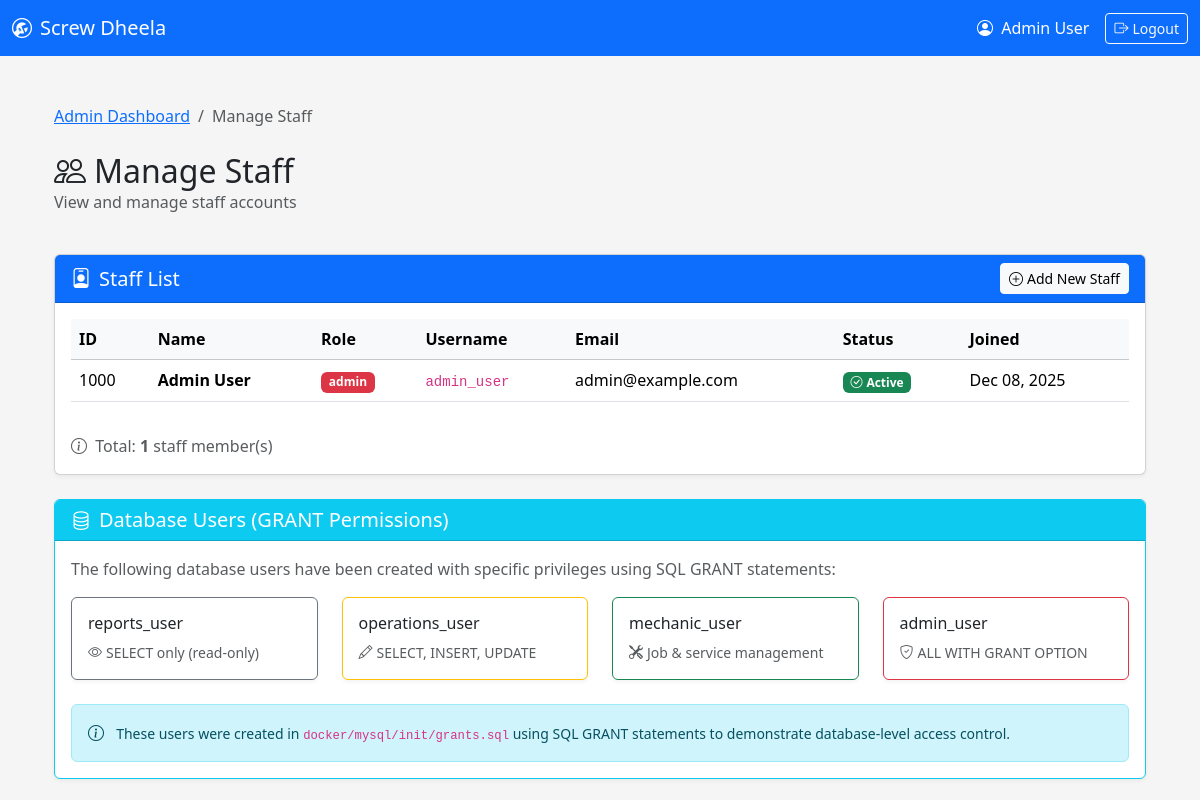
Before: /public/admin/manage_staff.php (signed in) with the older database file.
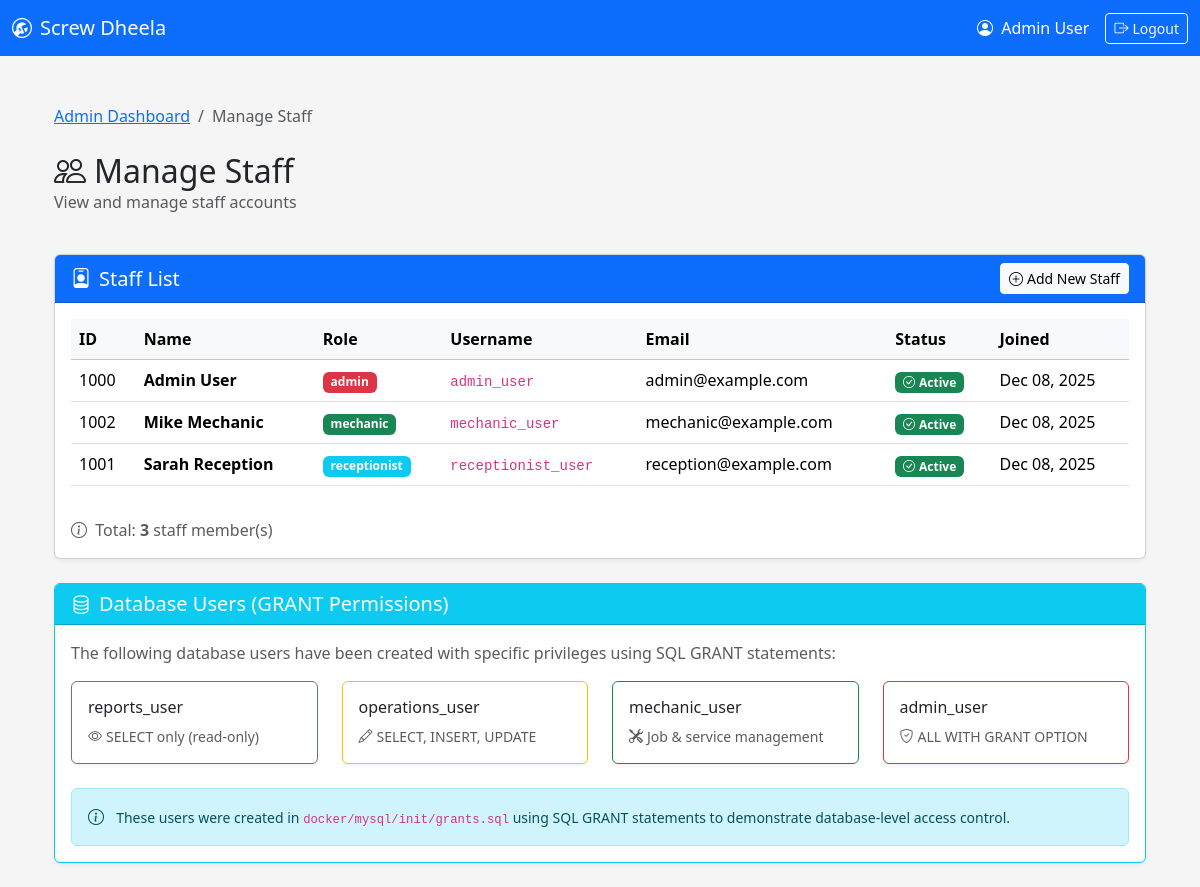
After: the same page with the newer database file.
### tables this page shows
CREATE TABLE IF NOT EXISTS staff (
    staff_id          INT AUTO_INCREMENT PRIMARY KEY,
    name              VARCHAR(100) NOT NULL,
    role              VARCHAR(20) NOT NULL,      
    username          VARCHAR(50) NOT NULL UNIQUE,
    email             VARCHAR(100),
    password_hash     VARCHAR(255) NOT NULL,
    is_email_verified TINYINT(1) DEFAULT 0,
    active            TINYINT(1) DEFAULT 1,
    created_at        DATETIME DEFAULT CURRENT_TIMESTAMP
);

### public/admin/manage_staff.php (the view, shortened to what this page needs)
<?php
require_once '../../config/db.php';
require_once '../../includes/header.php';
$staff_query = "SELECT staff_id, name, role, username, email, active, created_at
                FROM staff
                ORDER BY active DESC, name ASC";
$staff_result = $conn->query($staff_query);
$staff_list = $staff_result->fetch_all(MYSQLI_ASSOC);
?>
<div class="container-fluid py-4">
    <nav aria-label="breadcrumb" class="mb-4">
        <ol class="breadcrumb">
            <li class="breadcrumb-item"><a href="../admin_dashboard.php">Admin Dashboard</a></li>
            <li class="breadcrumb-item active">Manage Staff</li>
        </ol>
    </nav>
    <div class="row mb-4">
        <div class="col-12">
            <h2 class="mb-0">
                <i class="bi bi-people me-2"></i>Manage Staff
            </h2>
            <p class="text-muted">View and manage staff accounts</p>
        </div>
    </div>
    <div class="row mb-4">
        <div class="col-12">
            <div class="card">
                <div class="card-header bg-primary text-white d-flex justify-content-between align-items-center">
                    <h5 class="mb-0">
                        <i class="bi bi-person-badge me-2"></i>Staff List
                    </h5>
                    <a href="../create_admin.php" class="btn btn-light btn-sm">
                        <i class="bi bi-plus-circle me-1"></i>Add New Staff
                    </a>
                </div>
                <div class="card-body">
                    <div class="table-responsive">
                        <table class="table table-hover">
                            <thead class="table-light">
                                <tr>
                                    <th>ID</th>
                                    <th>Name</th>
                                    <th>Role</th>
                                    <th>Username</th>
                                    <th>Email</th>
                                    <th>Status</th>
                                    <th>Joined</th>
                                </tr>
                            </thead>
                            <tbody>
                                <?php foreach ($staff_list as $staff): ?>
                                    <tr>
                                        <td><?php echo $staff['staff_id']; ?></td>
                                        <td><strong><?php echo htmlspecialchars($staff['name']); ?></strong></td>
                                        <td>
                                            <span class="badge bg-<?php
                                                echo match($staff['role']) {
                                                    'admin' => 'danger',
                                                    'mechanic' => 'success',
                                                    'receptionist' => 'info',
                                                    default => 'secondary'
                                                };
                                            ?>">
                                                <?php echo htmlspecialchars($staff['role']); ?>
                                            </span>
                                        </td>
                                        <td><code><?php echo htmlspecialchars($staff['username']); ?></code></td>
                                        <td><?php echo htmlspecialchars($staff['email']); ?></td>
                                        <td>
                                            <?php if ($staff['active']): ?>
                                                <span class="badge bg-success">
                                                    <i class="bi bi-check-circle me-1"></i>Active
                                                </span>
                                            <?php else: ?>
                                                <span class="badge bg-secondary">
                                                    <i class="bi bi-x-circle me-1"></i>Inactive
                                                </span>
                                            <?php endif; ?>
                                        </td>
                                        <td>
                                            <?php
                                            $date = new DateTime($staff['created_at']);
                                            echo $date->format('M d, Y');
                                            ?>
                                        </td>
                                    </tr>
                                <?php endforeach; ?>
                            </tbody>
                        </table>
                    </div>
                    <div class="mt-3">
                        <p class="text-muted mb-0">
                            <i class="bi bi-info-circle me-1"></i>
                            Total: <strong><?php echo count($staff_list); ?></strong> staff member(s)
                        </p>
                    </div>
                </div>
            </div>
        </div>
    </div>
    <div class="row">
        <div class="col-12">
            <div class="card border-info">
                <div class="card-header bg-info text-white">
                    <h5 class="mb-0">
                        <i class="bi bi-database me-2"></i>Database Users (GRANT Permissions)
                    </h5>
                </div>
                <div class="card-body">
                    <p class="text-muted">
                        The following database users have been created with specific privileges using SQL GRANT statements:
                    </p>
                    <div class="row">
                        <div class="col-md-3">
                            <div class="card border-secondary mb-2">
                                <div class="card-body">
                                    <h6 class="card-title">reports_user</h6>
                                    <p class="card-text small text-muted mb-0">
                                        <i class="bi bi-eye me-1"></i>SELECT only (read-only)
                                    </p>
                                </div>
                            </div>
                        </div>
                        <div class="col-md-3">
                            <div class="card border-warning mb-2">
                                <div class="card-body">
                                    <h6 class="card-title">operations_user</h6>
                                    <p class="card-text small text-muted mb-0">
                                        <i class="bi bi-pencil me-1"></i>SELECT, INSERT, UPDATE
                                    </p>
                                </div>
                            </div>
                        </div>
                        <div class="col-md-3">
                            <div class="card border-success mb-2">
                                <div class="card-body">
                                    <h6 class="card-title">mechanic_user</h6>
                                    <p class="card-text small text-muted mb-0">
                                        <i class="bi bi-tools me-1"></i>Job & service management
                                    </p>
                                </div>
                            </div>
                        </div>
                        <div class="col-md-3">
                            <div class="card border-danger mb-2">
                                <div class="card-body">
                                    <h6 class="card-title">admin_user</h6>
                                    <p class="card-text small text-muted mb-0">
                                        <i class="bi bi-shield-check me-1"></i>ALL WITH GRANT OPTION
                                    </p>
                                </div>
                            </div>
                        </div>
                    </div>
                    <div class="alert alert-info mt-3 mb-0">
                        <i class="bi bi-info-circle me-2"></i>
                        <small>These users were created in <code>docker/mysql/init/grants.sql</code> using SQL GRANT statements to demonstrate database-level access control.</small>
                    </div>
                </div>
            </div>
        </div>
    </div>
</div>
<?php require_once '../../includes/footer.php'; ?>

### includes/header.php (shortened to what this page needs)
<!DOCTYPE html>
<html lang="en">
<head>
    <link
        href="https://cdn.jsdelivr.net/npm/bootstrap@5.3.3/dist/css/bootstrap.min.css"
        rel="stylesheet"
    >
    <link rel="stylesheet" href="https://cdn.jsdelivr.net/npm/bootstrap-icons@1.11.0/font/bootstrap-icons.css">
    <link rel="stylesheet" href="/garage_system/assets/css/style.css">
</head>
<body>
<nav class="navbar navbar-expand-lg navbar-dark bg-primary mb-4">
    <div class="container-fluid">
        <a class="navbar-brand" href="/garage_system/public/index.php">
            <i class="bi bi-wrench-adjustable-circle me-2"></i>Screw Dheela
        </a>
        <?php if (!empty($_SESSION['staff_id'])): ?>
            <div class="d-flex align-items-center">
                <span class="navbar-text me-3 text-white">
                    <i class="bi bi-person-circle me-1"></i>
                    <?php echo htmlspecialchars($_SESSION['staff_name'] ?? 'Staff'); ?>
                </span>
                <a class="btn btn-outline-light btn-sm"
                   href="/garage_system/public/logout.php">
                    <i class="bi bi-box-arrow-right me-1"></i>Logout
                </a>
            </div>
        <?php endif; ?>
    </div>
</nav>
<div class="container">

### includes/footer.php (shortened to what this page needs)
</div>
</body>
</html>

### assets/css/style.css (style rules this page uses)
body { background-color: #f5f5f5; }
.card { box-shadow: 0 2px 4px rgba(0,0,0,0.05); }

Changed rows visible on the page:
added staff: staff_id "1002", name "Mike Mechanic", role "mechanic", username "mechanic_user", email "mechanic@example.com", active 1 (drawn), created_at "Dec 08, 2025"
added staff: staff_id "1001", name "Sarah Reception", role "receptionist", username "receptionist_user", email "reception@example.com", active 1 (drawn), created_at "Dec 08, 2025"
Other visible differences:
count($staff_list): "1" → "3"
